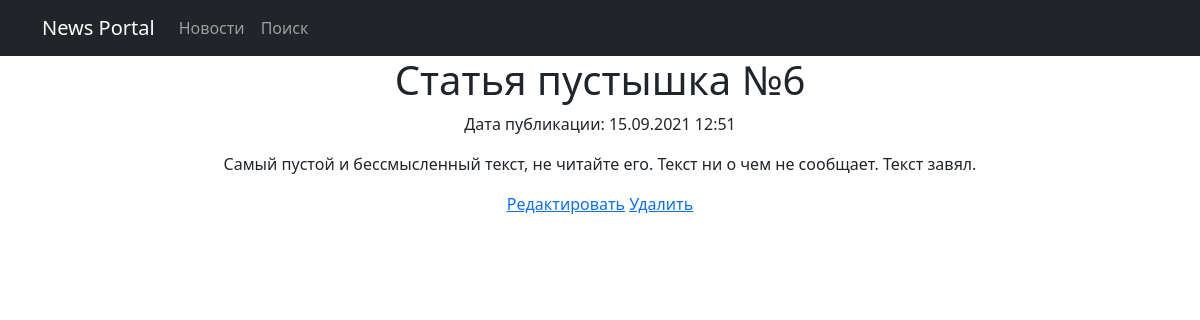
Page /news/11 on the committed database.
### newapp/models.py (models this page shows, shortened)
class Post(models.Model):
    author = models.ForeignKey(Author, on_delete=models.CASCADE)
    ARTICLE = "AR"
    NEWS = "NE"
    TYPE = [
        (ARTICLE, "Статья"),
        (NEWS, "Новость")
    ]
    type = models.CharField(max_length=2, choices=TYPE, default=ARTICLE)
    timeCreation = models.DateTimeField(auto_now_add=True)
    categories = models.ManyToManyField(Category, through="PostCategory")
    title = models.CharField(max_length=128)
    text = models.TextField()
    rating = models.SmallIntegerField(default=0)

### newapp/views.py (the view)
# urls.py: path('<int:pk>', PostDetail.as_view(), name='post_detail'),
class PostDetail(DetailView):
    model = Post
    template_name = 'post.html'
    context_object_name = 'post'

### newapp/templatetags/custom_filters.py (called while the page is built)
@register.filter(name='censor')
def censor(value, arg):
    obscenity = ['блять']
    list_value = value.split()
    for i in range(len(list_value)):
        if list_value[i] in obscenity:
            list_value[i] = arg
    return " ".join(list_value)

### templates/post.html (shortened to what this page needs)
{% extends 'default.html' %}
{% load custom_filters %}
{% block content %}
<h1>{{ post.title|censor:"" }}</h1>
<p>Дата публикации: {{ post.timeCreation|date:"d.m.Y f" }}</p>
<p>{{ post.text|censor:"" }}</p>
<a href="{% url 'post_edit' post.id %}"><u>Редактировать</u></a>
<a href="{% url 'post_delete' post.id %}"><u>Удалить</u></a>
{% endblock content %}

### rows in the picture
Post: title|censor "Статья пустышка №6", timeCreation "15.09.2021 12:51", text|censor "Самый пустой и бессмысленный текст, не читайте его. Текст ни о чем не сообщает. Текст завял."
